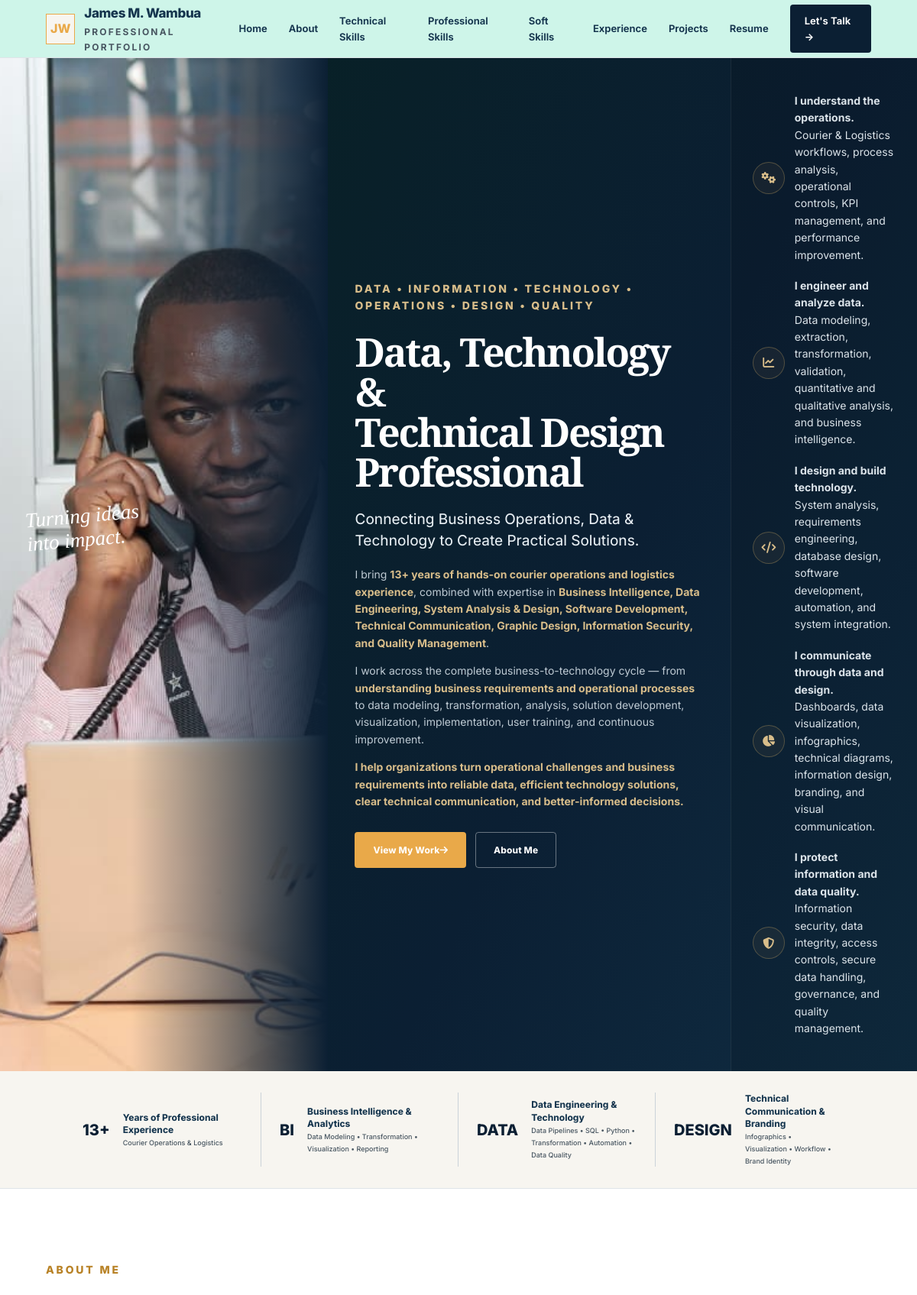
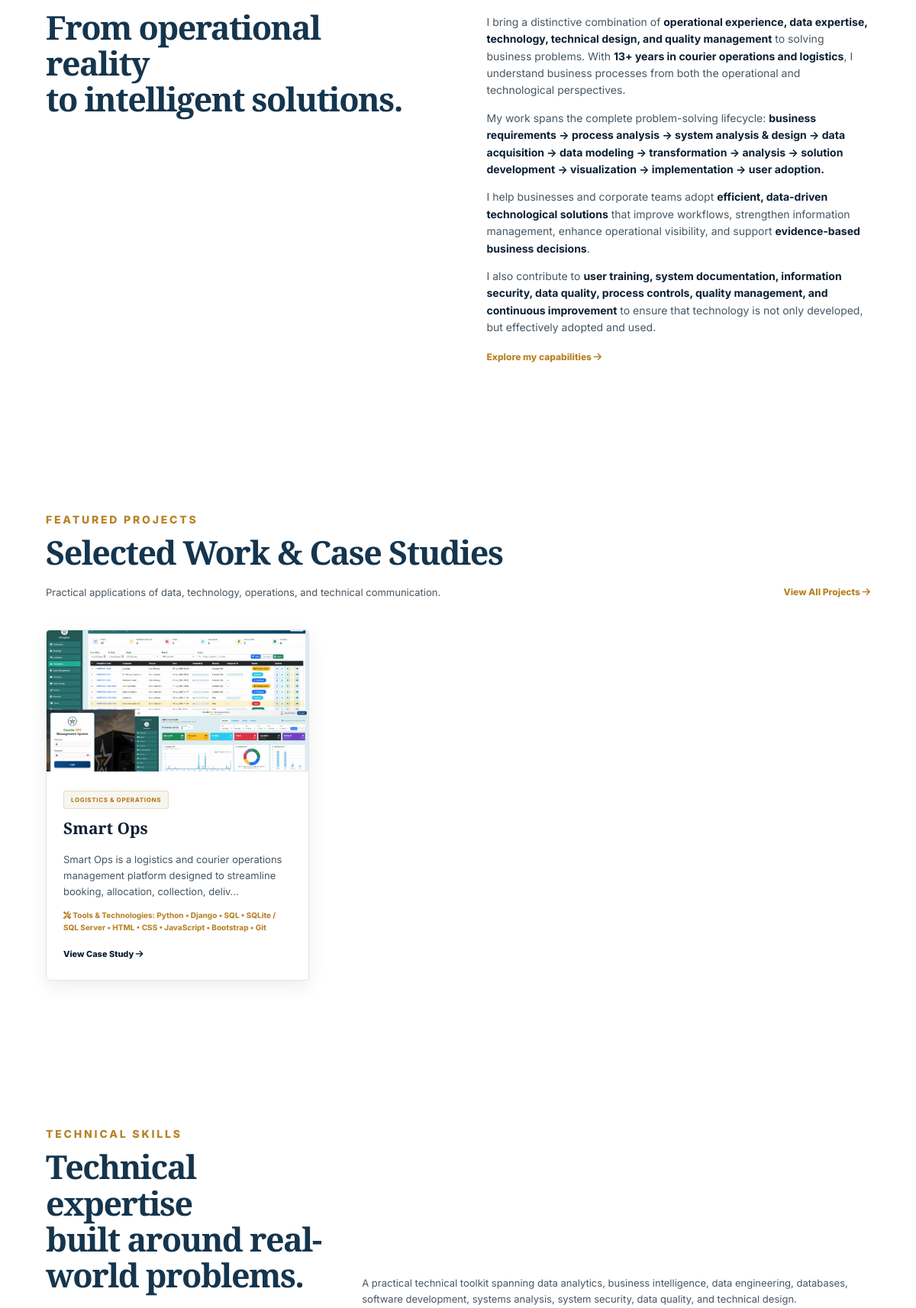
The page / (upper part) on the database its author committed (2 pictures, top to bottom).
### portfolio/models.py (models this page shows, shortened)
class Project(models.Model):
    CATEGORY_CHOICES = [
        ("BI", "Data & BI"),
        ("SYSTEMS", "Data Engineering & Systems"),
        ("DESIGN", "Technical & Graphic Design"),
        ("OPS", "Logistics & Operations"),
        ("QUALITY", "Quality Management"),
        ("ANALYTICS", "Data Analytics"),
    ]
    title = models.CharField(max_length=160)
    slug = models.SlugField(unique=True)
    category = models.CharField(max_length=20, choices=CATEGORY_CHOICES)
    summary = models.TextField()
    tools = models.CharField(max_length=300, blank=True)
    image = models.ImageField(upload_to="projects/", blank=True, null=True)
    featured = models.BooleanField(default=True)
    order = models.PositiveIntegerField(default=0)
    class Meta:
        ordering = ["order", "title"]

### portfolio/views.py (the view)
# urls.py: path("", views.home, name="home"),
def home(request):
    projects = Project.objects.filter(featured=True)[:6]
    return render(request, "portfolio/home.html", {"projects": projects})

### portfolio/templates/portfolio/home.html (shortened to what this page needs)
{% extends "portfolio/base.html" %}
{% load static %}
{% block content %}
<section class="hero">
    <div class="hero-photo">
        <img
            src="{% static 'portfolio/img/profile.jpg' %}"
            alt="James M. Wambua"
        >
        <div class="photo-caption">
            Turning ideas<br>
            into impact.
        </div>
    </div>
    <div class="hero-content">
        <div class="eyebrow">
            DATA • INFORMATION • TECHNOLOGY • OPERATIONS • DESIGN • QUALITY
        </div>
        <h1>
            Data, Technology &amp;<br>
            Technical Design Professional
        </h1>
        <h2>
            Connecting Business Operations, Data &amp; Technology
            to Create Practical Solutions.
        </h2>
        <p>
            I bring <strong style="color: #d8bd8a;">13+ years of hands-on
            courier operations and logistics experience</strong>, combined with
            expertise in <strong style="color: #d8bd8a;">Business Intelligence,
            Data Engineering, System Analysis &amp; Design, Software Development,
            Technical Communication, Graphic Design, Information Security,
            and Quality Management</strong>.
        </p>
        <p>
            I work across the complete business-to-technology cycle —
            from <strong style="color: #d8bd8a;">understanding business requirements
            and operational processes</strong> to data modeling, transformation,
            analysis, solution development, visualization, implementation,
            user training, and continuous improvement.
        </p>
        <p>
            <strong style="color: #d8bd8a;">
                I help organizations turn operational challenges and business
                requirements into reliable data, efficient technology solutions,
                clear technical communication, and better-informed decisions.
            </strong>
        </p>
        <div class="hero-actions">
            <a class="btn btn-primary" href="{% url 'portfolio:projects' %}">
                View My Work
                <i class="fa-solid fa-arrow-right"></i>
            </a>
            <a class="btn btn-outline" href="#about">
                About Me
            </a>
        </div>
    </div>
    <div class="hero-points">
        <div>
            <i class="fa-solid fa-gears"></i>
            <span>
                <strong>I understand the operations.</strong><br>
                Courier &amp; Logistics workflows, process analysis, operational controls,
                KPI management, and performance improvement.
            </span>
        </div>
        <div>
            <i class="fa-solid fa-chart-line"></i>
            <span>
                <strong>I engineer and analyze data.</strong><br>
                Data modeling, extraction, transformation, validation,
                quantitative and qualitative analysis, and business intelligence.
            </span>
        </div>
        <div>
            <i class="fa-solid fa-code"></i>
            <span>
                <strong>I design and build technology.</strong><br>
                System analysis, requirements engineering, database design,
                software development, automation, and system integration.
            </span>
        </div>
        <div>
            <i class="fa-solid fa-chart-pie"></i>
            <span>
                <strong>I communicate through data and design.</strong><br>
                Dashboards, data visualization, infographics, technical diagrams,
                information design, branding, and visual communication.
            </span>
        </div>
        <div>
            <i class="fa-solid fa-shield-halved"></i>
            <span>
                <strong>I protect information and data quality.</strong><br>
                Information security, data integrity, access controls,
                secure data handling, governance, and quality management.
            </span>
        </div>
    </div>
</section>
<section class="metrics">
    <div>
        <strong>13+</strong>
        <span>
            Years of Professional Experience<br>
            <small>
                Courier Operations &amp; Logistics
            </small>
        </span>
    </div>
    <div>
        <strong>BI</strong>
        <span>
            Business Intelligence &amp; Analytics<br>
            <small>
                Data Modeling • Transformation • Visualization • Reporting
            </small>
        </span>
    </div>
    <div>
        <strong>DATA</strong>
        <span>
            Data Engineering &amp; Technology<br>
            <small>
               Data Pipelines • SQL • Python • Transformation • Automation • Data Quality
            </small>
        </span>
    </div>
    <div>
        <strong>DESIGN</strong>
        <span>
            Technical Communication &amp; Branding<br>
            <small>
                Infographics • Visualization • Workflow • Brand Identity
            </small>
        </span>
    </div>
</section>
<section class="section" id="about">
    <div class="section-label">
        ABOUT ME
    </div>
    <div class="split">
        <div>
            <h2>
                From operational reality<br>
                to intelligent solutions.
            </h2>
        </div>
        <div>
            <p>
                I bring a distinctive combination of
                <strong>operational experience, data expertise, technology,
                technical design, and quality management</strong> to solving
                business problems. With <strong>13+ years in courier operations
                and logistics</strong>, I understand business processes from
                both the operational and technological perspectives.
            </p>
            <p>
                My work spans the complete problem-solving lifecycle:
                <strong>
                    business requirements → process analysis →
                    system analysis &amp; design → data acquisition →
                    data modeling → transformation → analysis →
                    solution development → visualization →
                    implementation → user adoption.
                </strong>
            </p>
            <p>
                I help businesses and corporate teams adopt
                <strong>efficient, data-driven technological solutions</strong>
                that improve workflows, strengthen information management,
                enhance operational visibility, and support
                <strong>evidence-based business decisions</strong>.
            </p>
            <p>
                I also contribute to
                <strong>user training, system documentation, information security,
                data quality, process controls, quality management, and continuous
                improvement</strong> to ensure that technology is not only developed,
                but effectively adopted and used.
            </p>
            <a class="text-link" href="#skills">
                Explore my capabilities
                <i class="fa-solid fa-arrow-right"></i>
            </a>
        </div>
    </div>
</section>
<section class="section projects-section">
    <div class="section-heading">
        <div>
            <div class="section-label">
                FEATURED PROJECTS
            </div>
            <h2>
                Selected Work &amp; Case Studies
            </h2>
            <p>
                Practical applications of data, technology,
                operations, and technical communication.
            </p>
        </div>
        <a
            class="text-link"
            href="{% url 'portfolio:projects' %}"
        >
            View All Projects
            <i class="fa-solid fa-arrow-right"></i>
        </a>
    </div>
    <div class="project-grid">
        {% for project in projects %}
        <article class="project-card">
            {% if project.image %}
                <img
                    src="{{ project.image.url }}"
                    alt="{{ project.title }}"
                >
            {% endif %}
            <div class="project-body">
                <span class="tag">
                    {{ project.get_category_display }}
                </span>
                <h3>{{ project.title }}</h3>
                <p>{{ project.summary|truncatechars:130 }}</p>
                {% if project.tools %}
                <small>
                    <i class="fa-solid fa-screwdriver-wrench"></i>
                    {{ project.tools }}
                </small>
                {% endif %}
                <a  href="{% url 'portfolio:project_detail' project.slug %}">
                    View Case Study
                    <i class="fa-solid fa-arrow-right"></i>
                </a>
            </div>
        </article>
        {% endfor %}
    </div>
</section>
<section class="section technical-skills-section" id="technical-skills">
    <div class="section-label">
        TECHNICAL SKILLS
    </div>
    <div class="section-heading">
        <div>
            <h2>
                Technical expertise<br>
                built around real-world problems.
            </h2>
        </div>
        <p>
            A practical technical toolkit spanning data analytics,
            business intelligence, data engineering, databases,
            software development, systems analysis, system security,
            data quality, and technical design.
        </p>
    </div>
</section>
{% endblock %}

### rows shown on the page
Project: image (picture), category "LOGISTICS & OPERATIONS", title "Smart Ops", summary "Smart Ops is a logistics and courier operations management platform designed to streamline booking, allocation, collection, deliv…", tools "Tools & Technologies: Python • Django • SQL • SQLite / SQL Server • HTML • CSS • JavaScript • Bootstrap • Git"
